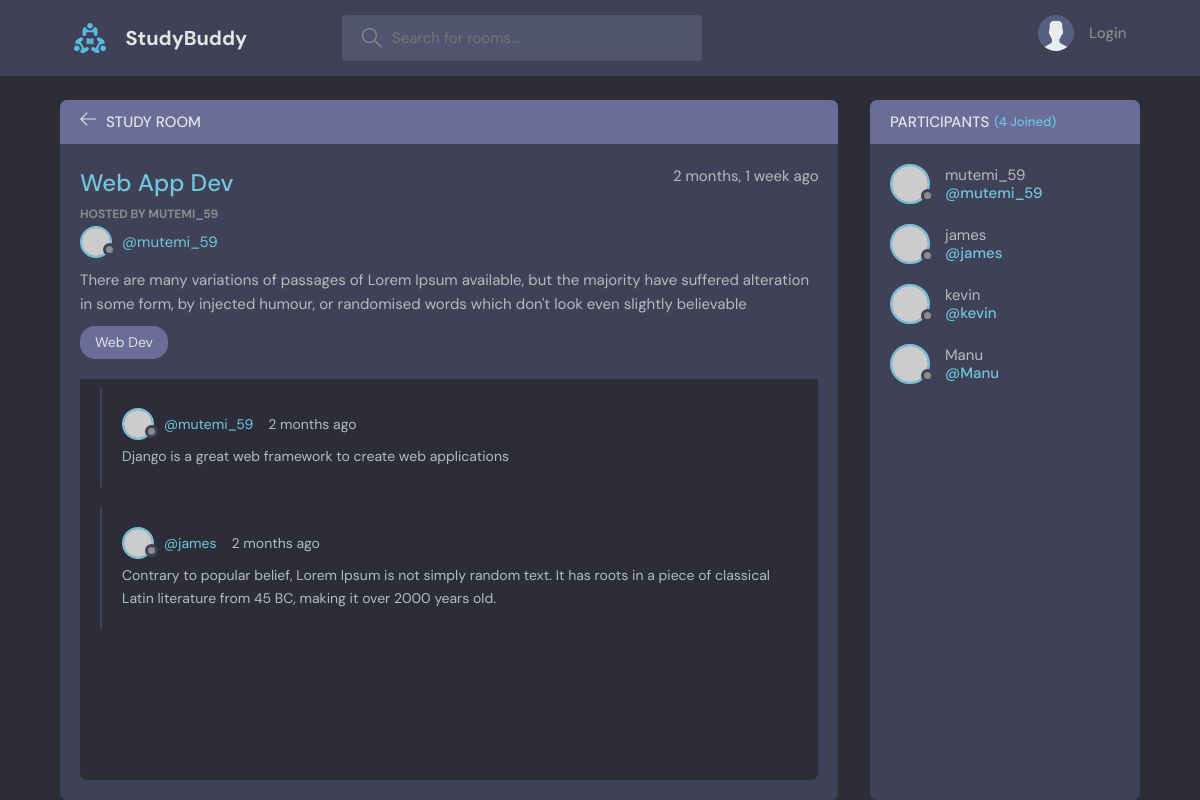
Page /room/4 on the committed database.
### myApp/models.py (models this page shows, shortened)
class Room(models.Model):
    host = models.ForeignKey(User, on_delete=models.SET_NULL, null=True)
    topic = models.ForeignKey(Topic, on_delete=models.SET_NULL, null=True)
    name = models.CharField(max_length=200)
    description = models.TextField(null=True, blank=True)
    participants = models.ManyToManyField(User, related_name="participants", blank=True)
    updated = models.DateTimeField(auto_now=True)
    created = models.DateTimeField(auto_now_add=True)
    class Meta:
        ordering = ['-updated', '-created']
    def __str__(self) -> str:
        return self.name

class Topic(models.Model):
    name = models.CharField(max_length=200)
    def __str__(self) -> str:
        return self.name

class Message(models.Model):
    user = models.ForeignKey(User, on_delete=models.CASCADE)
    room = models.ForeignKey(Room, on_delete=models.CASCADE)
    body = models.TextField()
    updated = models.DateTimeField(auto_now=True)
    created = models.DateTimeField(auto_now_add=True)
    class Meta:
        ordering = ['-created']

### myApp/views.py (the view)
# urls.py: path('room/<str:pk>', views.room, name="room"),
def room(request, pk):
    room  = Room.objects.get(pk= int(pk))
    room_messages = room.message_set.all() #or the old fationed way
    participants = room.participants.all()
    context = {"room": room, "room_messages": room_messages, "participants": participants}
    return render(request, "myApp/room.html", context)

### myApp/templates/myApp/room.html (shortened to what this page needs)
{% extends "main.html" %}
{% load static %}
{% block content %}
  <main class="profile-page layout layout--2">
    <div class="container">
      <div class="room">
        <div class="room__top">
          <div class="room__topLeft">
            <a href="{% url 'home' %}">
              <svg version="1.1" xmlns="http://www.w3.org/2000/svg" width="32" height="32" viewBox="0 0 32 32">
                <title>arrow-left</title>
                <path
                  d="M13.723 2.286l-13.723 13.714 13.719 13.714 1.616-1.611-10.96-10.96h27.625v-2.286h-27.625l10.965-10.965-1.616-1.607z"
                ></path>
              </svg>
            </a>
            <h3>Study Room</h3>
          </div>
        </div>
        <div class="room__box scroll">
          <div class="room__header scroll">
            <div class="room__info">
              <h3>{{room}}</h3>
              <span>{{room.created|timesince}} ago</span>
            </div>
            <div class="room__hosted">
              <p>Hosted By {{room.host.username}}</p>
              <a href="{% url 'profile' room.host.id %}" class="room__author">
                <div class="avatar avatar--small">
                  <img src="https://randomuser.me/api/portraits/men/37.jpg" />
                </div>
                <span>@{{room.host.username}}</span>
              </a>
            </div>
            <div class="room__details">
              {{room.description}}
            </div>
            <span class="room__topics">{{room.topic}}</span>
          </div>
          <div class="room__conversation">
            <div class="threads scroll">
              {% for message in room_messages %}
                <div class="thread">
                  <div class="thread__top">
                    <div class="thread__author">
                      <a href="{% url 'profile' message.user.id %}" class="thread__authorInfo">
                        <div class="avatar avatar--small">
                          <img src="https://randomuser.me/api/portraits/men/37.jpg" />
                        </div>
                        <span>@{{message.user.username}}</span>
                      </a>
                      <span class="thread__date">{{message.created|timesince}} ago</span>
                    </div>
                  </div>
                  <div class="thread__details">
                    {{message.body}}
                  </div>
                </div>
              {% endfor %}
            </div>
          </div>
        </div>
      </div>
      <div class="participants">
        <h3 class="participants__top">Participants <span>({{participants.count}} Joined)</span></h3>
        <div class="participants__list scroll">
          {% for participant in participants%}
          <a href="{% url "profile" participant.id %}" class="participant">
            <div class="avatar avatar--medium">
              <img src="https://randomuser.me/api/portraits/men/37.jpg" />
            </div>
            <p>
              {{participant.username}}
              <span>@{{participant.username}}</span>
            </p>
          </a>
          {% endfor %}
        </div>
      </div>
    </div>
  </main>
{% endblock content %}

### rows in the picture
Room: name "Web App Dev", created "2 months, 1 week", host.username "MUTEMI_59", host.username "mutemi_59", description "There are many variations of passages of Lorem Ipsum available, but the majority have suffered alteration in some form, by injected humour, or randomised words which don't look even slightly believable", topic "Web Dev"
Message: user.username "mutemi_59", created "2 months", body "Django is a great web framework to create web applications"
Message: user.username "james", created "2 months", body "Contrary to popular belief, Lorem Ipsum is not simply random text. It has roots in a piece of classical Latin literature from 45 BC, making it over 2000 years old."

### other values in the picture
{{ participants.count }} "4"
{{ participant.username }} "mutemi_59"
{{ participant.username }} "james"
{{ participant.username }} "kevin"
{{ participant.username }} "Manu"
